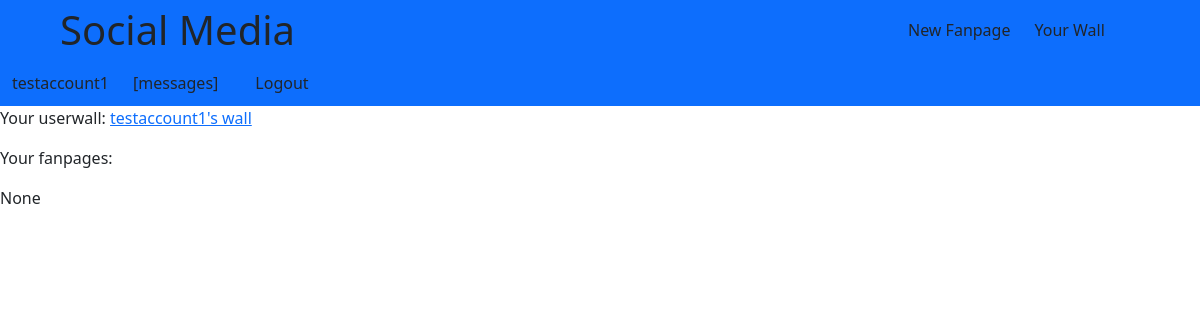
Page /user_details/ (signed in) on the earlier database version.
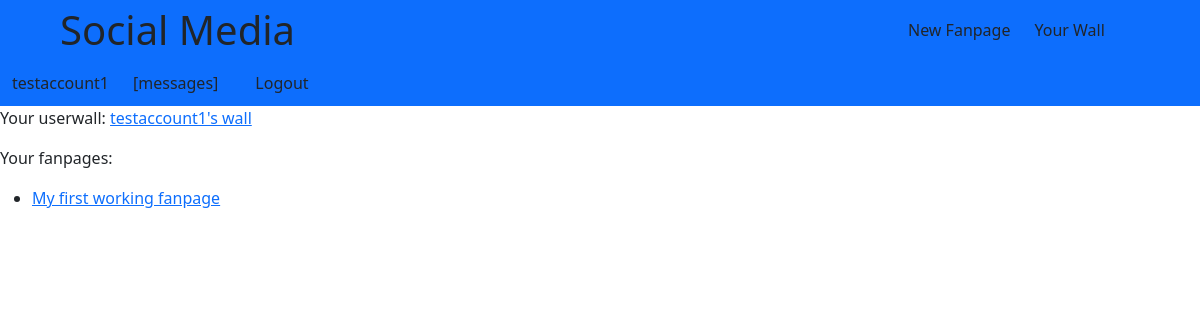
Same page on the later database version.
### Sites/models.py (models this page shows)
class Fanpage(models.Model):
    user = models.ForeignKey(User, on_delete=models.CASCADE, related_name="fanpage")
    fanpage_name = models.CharField(max_length=150, unique=True)
    def __str__(self):
        return self.fanpage_name

### Sites/views.py (the view)
# urls.py: path("user_details/", views.User_details, name="user_details"),
def User_details(request):
    user = get_object_or_404(User, username=request.user.username)
    fanpages = user.fanpage.all()
    print("anything", fanpages)
    for fanpage in fanpages:
        print(fanpage.fanpage_name)
    return render(request, "Sites/user_details.html", {"user":user, "fanpages":fanpages})

### Sites/models.py (called while the page is built)
    def __str__(self):
        return f"{self.user.username}'s wall"

### Sites/templates/Sites/user_details.html
{% extends "base.html" %} {% block content %}
<p>
  Your userwall:
  <a href="{% url 'userwall' username=user.username %}">{{ user.wall }}</a>
</p>
<p>Your fanpages:</p>
{% if fanpages %}
<ul>
  {% for fanpage in fanpages %}
  <li>
    <a href="{% url 'fanpage' fanpage_name=fanpage.fanpage_name %}">
      {{fanpage.fanpage_name}}
    </a>
  </li>
  {% endfor %}
</ul>
{% else %}
<p>None</p>
{% endif %} {% endblock %}

Differences in the rows shown:
added Fanpage: fanpage_name "My first working fanpage"
Other differences:
text no longer shown: "None"
